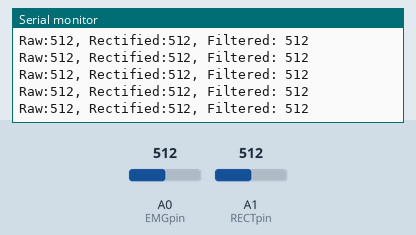
The sketch below on a simulated Arduino Uno, built with avr-gcc and run on an emulated ATmega328P. Parts: the last lines printed to the serial monitor. The test bench sets the inputs (shaded band); at power-on: A0 (EMGpin) = 512, A1 (RECTpin) = 512.

Above: at 1.2 s.
1.3 s: A0 (EMGpin) set to 110
At 2.4 s:
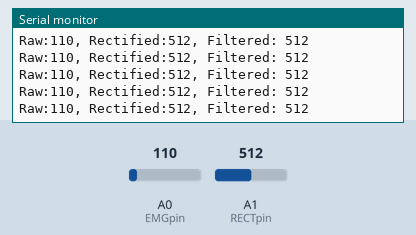
4.3 s: A0 (EMGpin) set to 91
At 5.4 s:
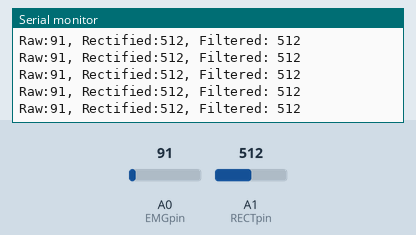
Timing chart, 0 to 7.3 s (numbered marks = the images above; inputs shaded):
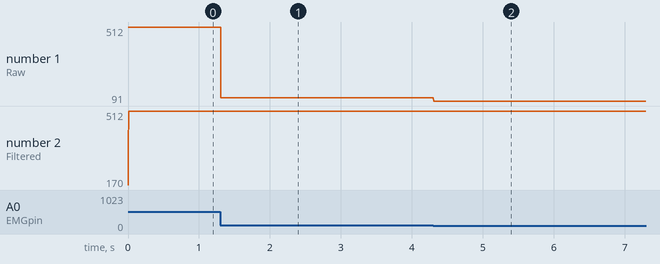

The sketch:

EMG_Servo_Control_Base.ino
```cpp
/*
  EMG Servo Control - Example Sketch

  This sketch reads EMG signals from two analog inputs (raw and rectified),
  applies a bandpass filter, detects threshold crossings, and controls a servo motor.

  Hardware connections:
  - Raw EMG signal: A0
  - Rectified EMG signal: A1
  - Servo motor: Pin 9
*/

#include <Servo.h>

// ============= GLOBAL VARIABLES (CAPITALS) =============

// Pin definitions
const int EMGpin = A0;           // Raw EMG input pin
const int RECTpin = A1;     // Rectified EMG input pin
const int SERVOpin = 3;          // Servo control pin

// Threshold settings
const int THRESHOLD = 200;        // Threshold value (adjust based on your EMG)
const int DEBOUNCE_TIME = 50;      // Debounce lockout time, in milliseconds
// Lockout can be the amount of time to execute the servo command.

// Servo positions
const int SERVOrest = 0;         // Servo rest position (degrees)
// Add more position variables here, if desired

// Timing variables
unsigned long LAST_TRIGGER_TIME = 0;  // Last time threshold was crossed

// Sensor readings
int EMGraw = 0;                // Raw EMG reading
int EMGrect = 0;          // Rectified EMG reading
int EMGfilt = 0;           // Filtered signal value

// Servo object
// Servo myservo; // select and assign the motor arm motor(s) here

// ============= SETUP FUNCTION =============

void setup() {
  // Initialize serial communication for monitoring
  Serial.begin(112500); // be sure to change your Serial plotter baud rate too!

  // Attach servo to pin
  // myservo.attach(SERVOpin);

  // Set servo to rest position
  // myservo.write(SERVOrest);

  // Print startup message
 // Serial.println("EMG Servo Control Started");
  Serial.println("Waiting for EMG signals...");
}

// ============= MAIN LOOP =============

void loop() {
  // Read analog inputs
  EMGraw = analogRead(EMGpin);
  EMGrect = analogRead(RECTpin);

  // Apply bandpass filter to rectified signal
  EMGfilt = bandpassFilter(EMGrect);

  // If needed, place smoothing commands here

  // Place thresholding commands here

  // Print values to serial monitor (for debugging)
  Serial.print("Raw:");
  Serial.print(EMGraw);
  Serial.print(", ");
  Serial.print("Rectified:");
  Serial.print(EMGrect);
  Serial.print(", ");
  Serial.print("Filtered: ");
  Serial.println(EMGfilt);

}

// ============= BANDPASS FILTER FUNCTION =============

int bandpassFilter(int inputValue) {
  // Local variables for filter (lowercase)
  static int previousValue1 = 0;  // create
  static int previousValue2 = 0;
  static int filteredOutput = 0;

  // Simple moving average bandpass filter
  // This averages the current value with two previous values
  filteredOutput = (inputValue + previousValue1 + previousValue2) / 3;

  // Update previous values for next iteration
  previousValue2 = previousValue1;
  previousValue1 = inputValue;

  return filteredOutput;
}
```

EMG_Servo_Functions.ino
```cpp
/*
  EMG Servo Control - Key Snippets

  This sketch contains functions for the EMG_Servo_Control_Base code.

  This code assumes the original variable names.

  This code will not run or compile on its own. You are intended to copy
  and paste blocks of code into your code.

  Hardware connections:
  - Raw EMG signal: A0
  - Rectified EMG signal: A1
  - Servo motor: Pin 9
*/

// ============= ENVELOPE VIA SMOOTHING FUNCTION =============

int smoothSignal(int inputValue) {
  static int readings[400];              // Array to store last 400 readings (40ms window)
  static int readIndex = 0;              // Current position in array
  static long total = 0;                 // Running total of readings (using long for large sums)
  static int average = 0;                // Smoothed output value

  // Subtract the oldest reading from total
  total = total - readings[readIndex];

  // Store new reading in array
  readings[readIndex] = inputValue;

  // Add new reading to total
  total = total + readings[readIndex];

  // Move to next position in array
  readIndex = readIndex + 1;

  // If we reach the end, wrap around to beginning
  if (readIndex >= 400) {
    readIndex = 0;
  }

  // Calculate average
  average = total / 400;

  return average;
}

/*
  HOW TO USE:

  In your main loop, after filtering:

  EMGfilt = bandpassFilter(EMGrect);
  EMGsmth = smoothSignal(EMGrect);
  checkThreshold(EMGsmth);

  Don't forget to add a global variable at the top:
  int EMGsmth = 0;
*/

// ============= THRESHOLD DETECTION FUNCTION =============

void checkThreshold(int signalValue) {
  // Get current time
  unsigned long currentTime = millis();

  // Calculate time since last trigger
  unsigned long timeSinceLastTrigger = currentTime - LAST_TRIGGER_TIME;

  // Only check threshold if lockout period has passed
  if (timeSinceLastTrigger >= DEBOUNCE_TIME) {

    // Check if signal exceeds threshold
    if (signalValue > THRESHOLD) {

      // Threshold crossed! Move servo to active position
      // Place your servo command here. It can be: myservo.write(somePosition);
      // myservo.write(90); //demo code. change as needed.

      // Update last trigger time
      LAST_TRIGGER_TIME = currentTime;

      // Print trigger message
      Serial.println("THRESHOLD CROSSED! Activate the servo .");

    }
    // else {
      // Signal below threshold, add your servo actions
      //myservo.write(SERVOrest);
    // }

  }
  else {
    // Still in lockout period - ignore signal
    // Servo stays in current position
    // myservo.write(90); // demo example. change as needed.
    Serial.println("Servo holdes position");
  }
}
```

Measured:
- after the input at 1.3 s, the serial monitor: prints a new line at once (image 1)
- after the input at 4.3 s, the serial monitor: prints a new line at once (image 2)
- plotted number 1: 512 → 110 after the input at 1.3 s, 110 → 91 after the input at 4.3 s
